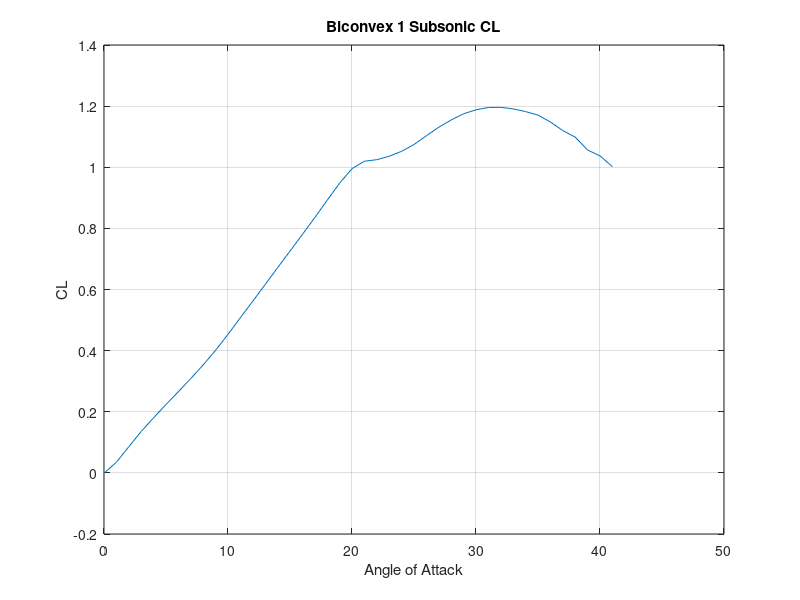
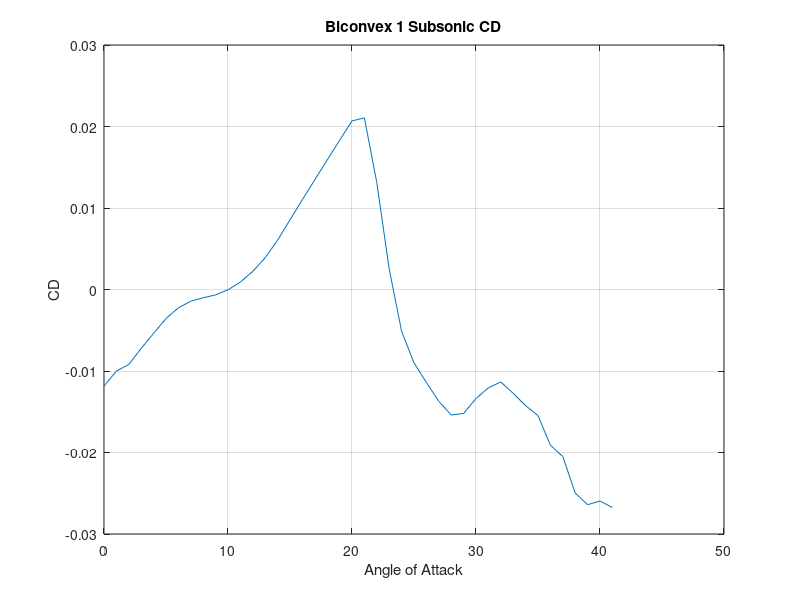
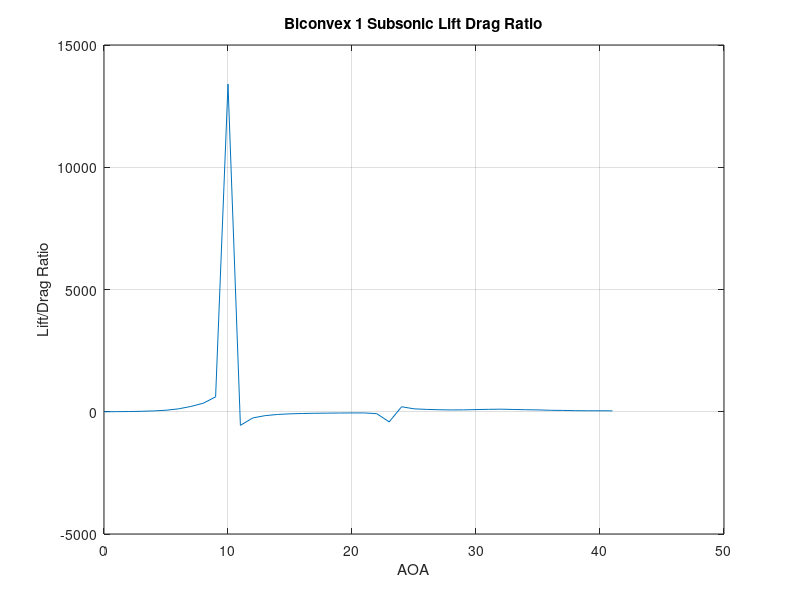
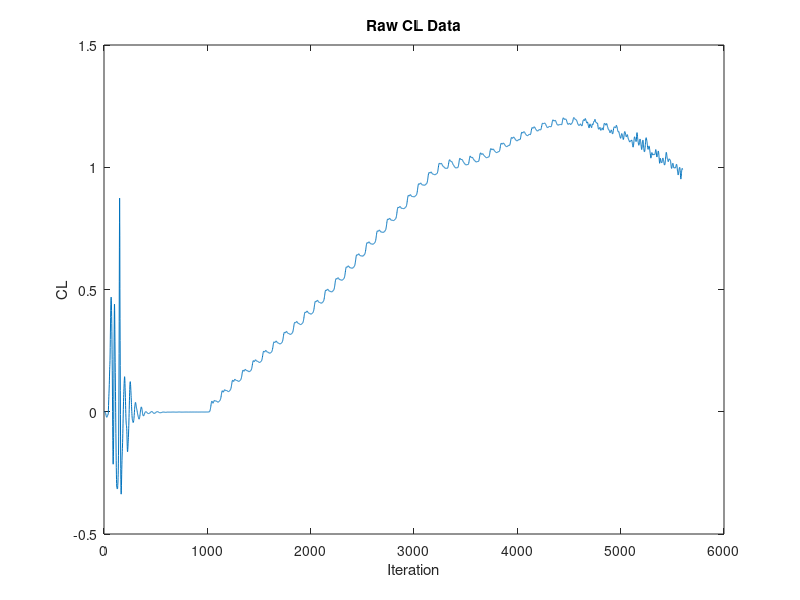

Write the MATLAB code that produced these figures, in order.
% AEE480 Varda Project
% Alex Edson
% CFD Data Extract code

clear,clc, close all
%% Import Data
CL = importdata('Biconvex1CL.csv');
CD = importdata('Biconvex1CD.csv');
CLpre = CL.data(:,2);
CLitr = CL.data(:,1);
CDpre = CD.data(:,2);
CDitr = CD.data(:,1);
CLstart = find(CLitr == 900);
CDstart = find(CDitr == 900);

%% Process Data
%Data was obtained by changing angle of attack by iteration number in the
%CFD software. Therefore we need to take an average at every change.
itr = CLstart;
count = 1;
while itr <= 4900
    totalCL = sum(CLpre(itr:itr+100));
    avgCL = totalCL/100;
    CLpost(count) = avgCL;
    totalCD = sum(CDpre(itr:itr+100));
    avgCD = totalCD/100;
    CDpost(count) = avgCD;
    count = count + 1;
    itr = itr + 100;
end
ClCd = CLpost./-CDpost;

%% Plot Data
AOA = 0:length(CLpost)-1;

figure(1)
plot(AOA,CLpost)
xlabel('Angle of Attack')
ylabel('CL')
title('Biconvex 1 Subsonic CL')
grid on

figure(2)
plot(AOA,CDpost)
xlabel('Angle of Attack')
ylabel('CD')
title('Biconvex 1 Subsonic CD')
grid on

figure(3)
plot(AOA,ClCd)
xlabel('AOA')
ylabel('Lift/Drag Ratio')
title('Biconvex 1 Subsonic Lift Drag Ratio')
grid on

figure(4)
plot(CLitr,CLpre)
xlabel('Iteration')
ylabel('CL')
title('Raw CL Data')

figure(5)
plot(CDitr,CDpre)
xlabel('Iteration')
ylabel('CD')
title('Raw CD Data')
